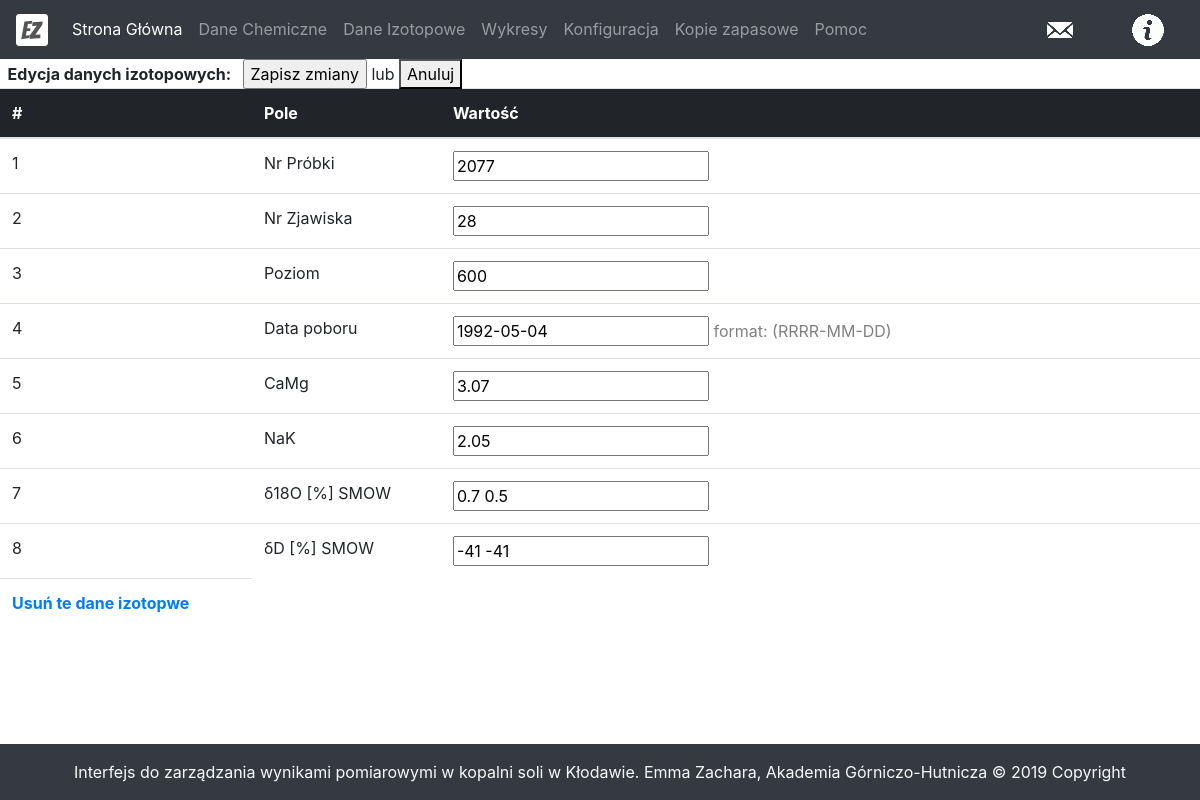
/editIsotope/138, run on the app's committed database.
### tables this page shows
CREATE TABLE izotopy(
 id INTEGER PRIMARY KEY AUTOINCREMENT,
 nr_probki	VARCHAR,
 nr_zjawiska VARCHAR,
 data_poboru VARCHAR,
 camg VARCHAR,
 nak VARCHAR,
 d18o VARCHAR,
 dd VARCHAR
, poziom TEXT);

### main.py (the view)
@app.route('/editIsotope/<int:id>', methods = ['GET', 'POST'])
def editIsotope(id):
    edited = False
    if request.method == 'POST':
        edited = True
        updateIsotope(id, request.form)
    isotope = getIsotope(id)
    isotopes = [isotope]
    convertNulls(isotopes, character='')
    return render_template('editIsotope.html', isotope=isotopes[0], edited=edited)

### dbUtils.py (called while the page is built)
def dict_factory(cursor, row):
    d = OrderedDict()
    for idx, col in enumerate(cursor.description):
        d[col[0]] = row[idx]
    return d

def getIsotope(id):
    conn = sqlite3.connect('data.db')
    cursor = conn.cursor()
    query = 'select * from izotopy where id = {0}'.format(id)
    for row in cursor.execute(query):
        r = row
    isotope = dict_factory(cursor, r)
    conn.close()
    return isotope

def convertNulls(sampleList, character='--'):
    for index, sample in enumerate(sampleList):
        for key, value in sample.items():
            if value==None:
                sampleList[index][key]=character

### templates/editIsotope.html (shortened to what this page needs)
{% extends 'layout.html' %}
{% block body %}
	<div>
		<form method="POST" action="/editIsotope/{{isotope.id}}">
			<table class="table">
				<thead>
					<tr>
						<div>
							<b>&nbsp; Edycja danych izotopowych: &nbsp; </b>
							<input type="submit" value="Zapisz zmiany">&nbsp;lub <b><a href="javascript:history.back()"><button type="button">Anuluj</button></b> &nbsp
						</div>
					</tr>
					<tr>
						<th>#</th>
						<th>Pole</th>
						<th>Wartość</th>
						<th></th>
						<th></th>
						<th></th>
						<th></th>
						<th></th>
						<th></th>
					</tr>
				</thead>
  				<tbody>
  				  <tr>
					  <td>1</td>
					  <td>Nr Próbki</td>
					  <td><input type="text" name="nr_probki" value="{{isotope.nr_probki}}"></td>
					  <td></td>
					  <td></td>
					  <td></td>
					  <td></td>
					  <td></td>
					  <td></td>
  				  </tr>
				  <tr>
					  <td>2</td>
					  <td>Nr Zjawiska</td>
					  <td><input type="text" name="nr_zjawiska" value="{{isotope.nr_zjawiska}}"></td>
					  <td></td>
					  <td></td>
					  <td></td>
					  <td></td>
					  <td></td>
					  <td></td>
  				  </tr>
				  <tr>
					  <td>3</td>
					  <td>Poziom</td>
					  <td><input type="text" name="poziom" value="{{isotope.poziom}}"></td>
					  <td></td>
					  <td></td>
					  <td></td>
					  <td></td>
					  <td></td>
					  <td></td>
  				  </tr>
				  <tr>
					  <td>4</td>
					  <td>Data poboru</td>
					  <td><input type="text" name="data_poboru" value="{{isotope.data_poboru}}"> <font color="grey">format: (RRRR-MM-DD)</font></td>
					  <td></td>
					  <td></td>
					  <td></td>
					  <td></td>
					  <td></td>
					  <td></td>
  				  </tr>
				  <tr>
					  <td>5</td>
					  <td>CaMg</td>
					  <td><input type="text" name="camg" value="{{isotope.camg}}"></td>
					  <td></td>
					  <td></td>
					  <td></td>
					  <td></td>
					  <td></td>
					  <td></td>
  				  </tr>
				  <tr>
					  <td>6</td>
					  <td>NaK</td>
					  <td><input type="text" name="nak" value="{{isotope.nak}}"></td>
					  <td></td>
					  <td></td>
					  <td></td>
					  <td></td>
					  <td></td>
					  <td></td>
  				  </tr>
				  <tr>
					  <td>7</td>
					  <td>δ18O [%] SMOW</td>
					  <td><input type="text" name="d18o" value="{{isotope.d18o}}"></td>
					  <td></td>
					  <td></td>
					  <td></td>
					  <td></td>
					  <td></td>
					  <td></td>
  				  </tr>
				  <tr>
					  <td>8</td>
					  <td>δD [%] SMOW</td>
					  <td><input type="text" name="dd" value="{{isotope.dd}}"></td>
					  <td></td>
					  <td></td>
					  <td></td>
					  <td></td>
					  <td></td>
					  <td></td>
  				  </tr>
				  <tr>
					  <td><b><a href="/deleteIsotope/{{isotope.id}}">Usuń te dane izotopwe</a></b></td>
				  </tr>
				</tbody>
			</table>
		</form>
	</div>
{% endblock %}

### static/style.css (style rules this page uses)
table { border-collapse: collapse; width: 100%; }
th, td { padding: 8px 16px; }
th { color: #fff; background-color: #212529; border-color: #32383e; }

### data on the page
izotopy: nr_probki "2077", nr_zjawiska "28", poziom "600", data_poboru "1992-05-04", camg "3.07", nak "2.05", d18o "0.7 0.5", dd "-41 -41"
